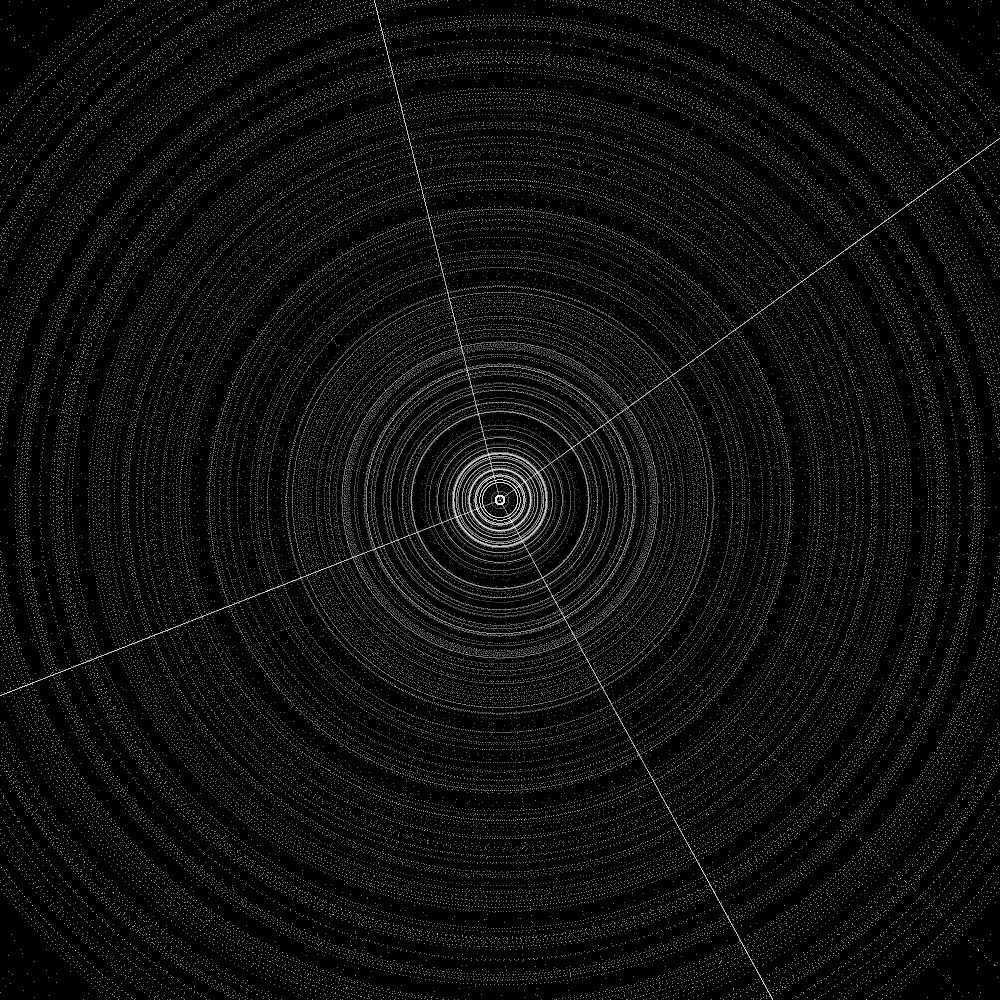
Frame 1 (no input)
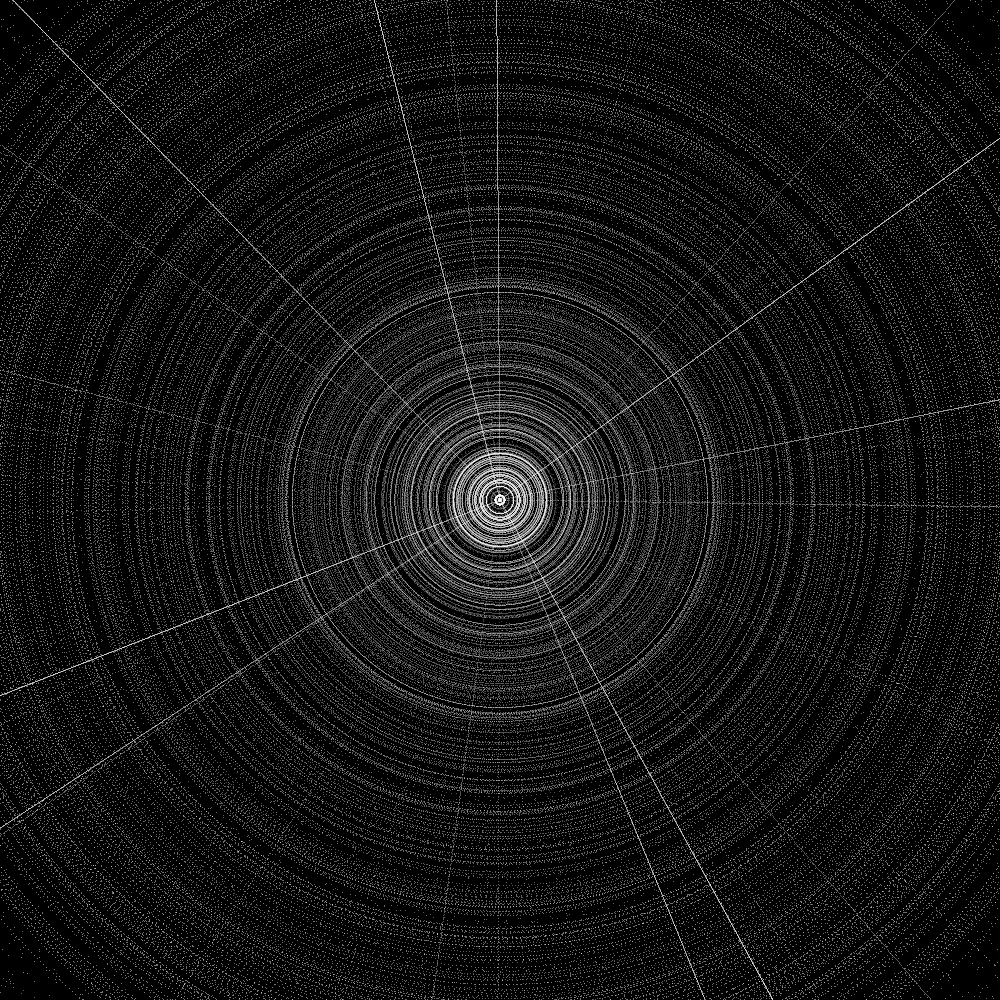
Frame 2 (the mouse pressed at the canvas centre, redrawn once)

The Processing sketch that drew these frames (run headless with seeded random() and noise(); the mouse was pressed at the canvas centre and the sketch redrawn once):

// Processing sketch: concentric
// ── concentric.pde
float dia;
int cnt = 250;

void setup()
{
  size(1000, 1000);
  background(0);
  noFill();
  noLoop();
  dia = sqrt(pow(width, 2) + pow(height, 2)) * 0.5f;
}

void draw()
{
  translate(width / 2, height / 2);
  for(int i = 0; i < cnt; i++)
  {
    float dPhi = 2*PI / random(1, 1000);
    float dR =  1 / pow(dPhi,2);

    float offsetPhi = random(0, 2*PI);
    float offsetR;
    if(dPhi > 0.1)
      offsetR = 0;
    else
      offsetR = random(0, map(dPhi, 0.1, 0, 0, dia));

    for(float phi = offsetPhi; phi < 2*PI+offsetPhi; phi +=dPhi)
    {
      for(float r = offsetR; r < dia; r += dR)
      {
        PVector p = new PVector(cos(phi)*r, sin(phi)*r);
        stroke(255, noise(p.x/dia, p.y/dia, i) * 155 + sqrt(r/dia) * 100);
        point(p.x, p.y);
      }
    }
  }
}
